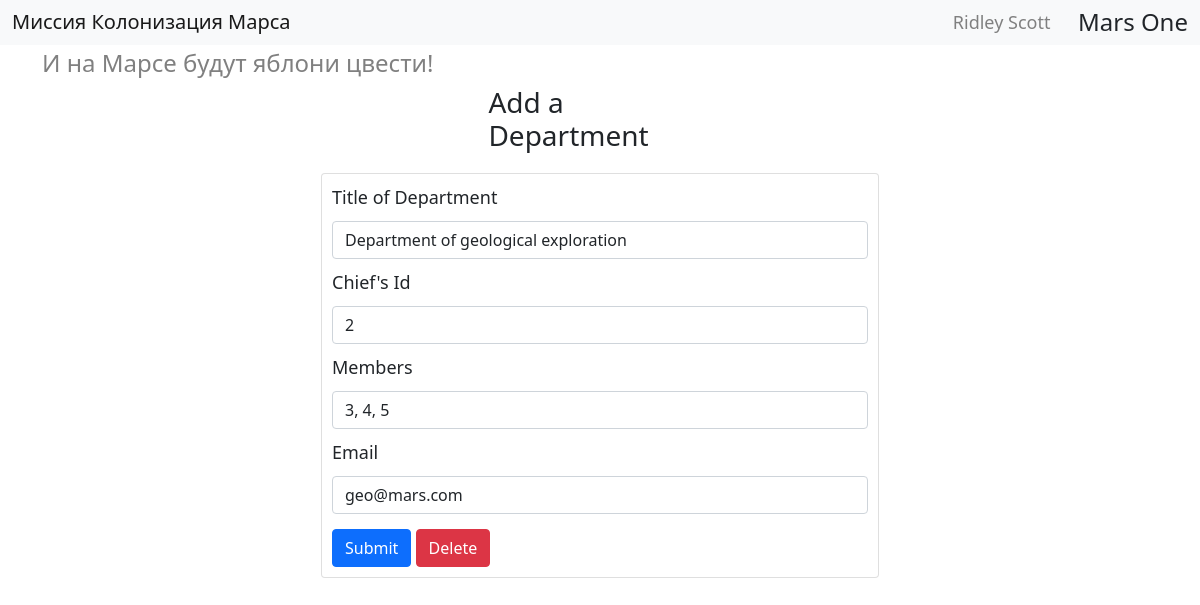
The app's page /department/1 (signed in) with its own data.
### __all_models.py (models this page shows)
class User(SqlAlchemyBase, UserMixin):
    __tablename__ = 'users'
    id = Column(Integer, primary_key=True, autoincrement=True)
    surname = Column(String)
    name = Column(String)
    age = Column(Integer)
    position = Column(String)
    speciality = Column(String)
    address = Column(String)
    email = Column(String, unique=True)
    hashed_password = Column(String, default="password")
    modified_date = Column(DateTime, default=datetime.now)

class Department(SqlAlchemyBase):
    __tablename__ = "departments"
    id = Column(Integer, primary_key=True, autoincrement=True)
    title = Column(String)
    chief = Column(Integer, ForeignKey("users.id"))
    members = Column(String)
    email = Column(String)

### app.py (the view, shortened to what this page needs)
@app.route("/department/<int:dep_id>", methods=['GET', 'POST'])
@login_required
def edit_department(dep_id):
    form = DepartmantForm()
    if request.method == "GET":
        dep = session.query(Department).filter(
            Department.id == dep_id,
            (Department.chief == current_user.id) | (current_user.id == 1)
        ).first()
        if dep:
            form.title.data = dep.title
            form.chief.data = dep.chief
            form.members.data = dep.members
            form.email.data = dep.email
        else:
            abort(404)
    return render_template("add_department.html", title="Изменить работу",
                           form=form, delete=True, dep_id=dep_id)

### forms.py
class DepartmantForm(FlaskForm):
    title = StringField("Title of Department", validators=[DataRequired()])
    chief = IntegerField("Chief's Id", validators=[DataRequired()])
    members = StringField("Members", validators=[DataRequired()])
    email = StringField("Email", validators=[DataRequired()])
    submit = SubmitField("Submit")

### app.py (called while the page is built)
@login_manager.user_loader
def load_user(user_id):
    return session.query(User).get(user_id)

### templates/add_department.html (shortened to what this page needs)
{% extends "base.html" %}
{% block content %}
<h3 class="title">Add a Department</h3>
<div class="holder card">
    <form method="POST" action="">
        {{ form.title.label(class="form-label label") }}
        {{ form.title(class="form-control") }}
        {{ form.chief.label(class="form-label label") }}
        {{ form.chief(class="form-control") }}
        {{ form.members.label(class="form-label label") }}
        {{ form.members(class="form-control") }}
        {{ form.email.label(class="form-label label") }}
        {{ form.email(class="form-control") }}
        {{ form.submit(class="btn btn-primary submit") }}
        {% if delete %}
            <a href="/deldepartment/{{ dep_id }}" class="btn btn-danger submit">Delete</a>
        {% endif %}
    </form>
</div>
{% endblock %}

### templates/base.html (shortened to what this page needs)
<!doctype html>
<html lang="en">
  <head>
    <link href="https://cdn.jsdelivr.net/npm/bootstrap@5.0.0-beta2/dist/css/bootstrap.min.css" rel="stylesheet">
    <link rel="stylesheet" type="text/css" href="{{url_for('static', filename='css/style.css')}}"/>
  </head>
  <body>
    <nav class="navbar navbar-light bg-light">
      <div class="container-fluid">
        <span><a href="/" class="navbar-brand mb-0 h1">Миссия Колонизация Марса</a></span>
        <div class="navbar-inner">
          {% if current_user.is_authenticated %}
            <a href="{{ url_for('logout') }}" class="navbar-name">{{ current_user.name }} {{ current_user.surname }}</a>
          {% else %}
          <div class="buttons-wrapper">
            <a href="{{ url_for('register') }}" class="btn btn-primary">Register</a>
            <a href="{{ url_for('login') }}" class="btn btn-success">Login</a>
          </div>
          {% endif %}
          <span class="nav-item h4 mr-10 mb-0">Mars One</span>
        </div>
      </div>
    </nav>
    <div class="container">
      <h4 class="mt-1">И на Марсе будут яблони цвести!</h4>
      {% block content %}{% endblock %}
    </div>
  </body>
</html>

### static/css/style.css (style rules this page uses)
body { padding-bottom: 20px; }
h4 { color: grey; }
.title { width: 20%; margin: 0 auto; }
.holder { width: 50%; margin: 20px auto; padding: 10px; padding-top: 0; }
.label { margin-top: 10px; margin-bottom: 10px; font-size: 18px; }
.submit { margin-top: 15px; }
.navbar-inner { display: flex; width: 20%; justify-content: space-between; align-items: center; }
.navbar-name { text-decoration: none; margin: 0; color: #808080; font-size: 18px; transition: all .1s; }

### records on screen
User: name "Ridley", surname "Scott"
Department: title "Department of geological exploration", chief "2", members "3, 4, 5", email "geo@mars.com"
